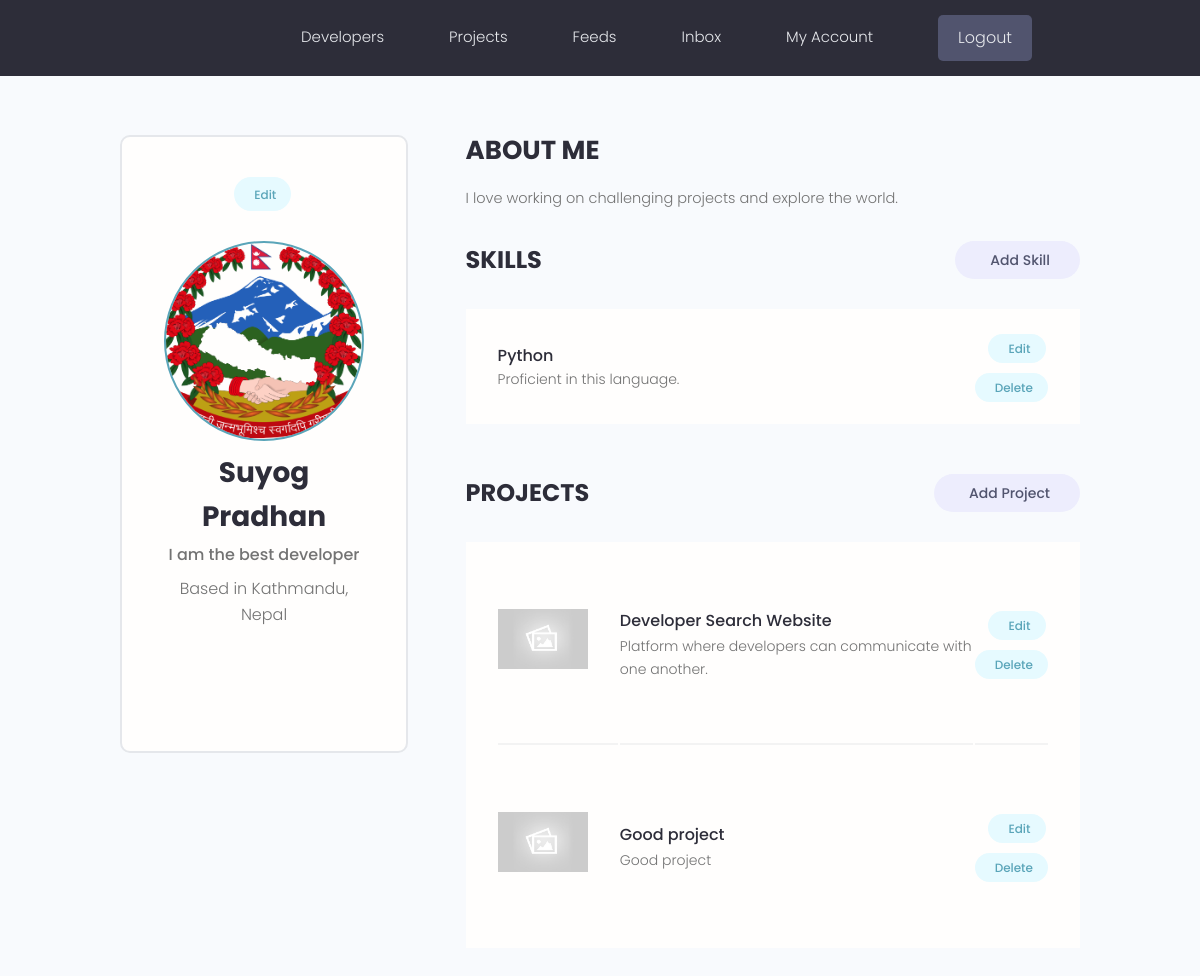
The app's page /account/ (signed in) with its own data.
### users/models.py (models this page shows, shortened)
class Profile(models.Model):
    user = models.OneToOneField(User, on_delete=models.CASCADE, null=True, blank=True)
    name = models.CharField(max_length=200, blank=True, null=True)
    email = models.EmailField(max_length=500, blank=True, null=True)
    username = models.CharField(max_length=200, null=True, blank=True)
    location = models.CharField(max_length=200, null=True, blank=True)
    short_intro = models.CharField(max_length=400, blank=True, null=True)
    bio = models.TextField(blank=True, null=True)
    profile_image = models.ImageField(null=True, blank=True, upload_to='profiles/', default='profiles/user-default.png')
    social_github = models.CharField(max_length=200, blank=True, null=True)
    social_twitter = models.CharField(max_length=200, blank=True, null=True)
    social_linkedin = models.CharField(max_length=200, blank=True, null=True)
    social_website = models.CharField(max_length=200, blank=True, null=True)
    social_youtube = models.CharField(max_length=200, blank=True, null=True)
    created = models.DateTimeField(auto_now_add=True)
    id = models.UUIDField(default=uuid.uuid4, unique=True, editable=False, primary_key=True)

class Skill(models.Model):
    owner = models.ForeignKey(Profile, on_delete=models.CASCADE, null=True, blank=True)
    name = models.CharField(max_length=200, blank=True, null=True)
    description = models.TextField(null=True, blank=True)
    created = models.DateTimeField(auto_now_add=True)
    id = models.UUIDField(default=uuid.uuid4, unique=True, primary_key=True, editable=False)

### projects/models.py (models this page shows, shortened)
class Project(models.Model):
    owner = models.ForeignKey(Profile, null=True, blank=True, on_delete=models.SET_NULL)
    title = models.CharField(max_length=200)
    description = models.TextField(null=True, blank=True)
    featured_image = models.ImageField(null=True, blank=True, default="default.jpg")
    demo_link = models.CharField(max_length=2000, null=True, blank=True)
    source_link = models.CharField(max_length=2000, null=True, blank=True)
    tags = models.ManyToManyField('Tag', blank=True)
    vote_total = models.IntegerField(default=0, null=True, blank=True)
    vote_ratio = models.IntegerField(default=0, null=True, blank=True)
    created = models.DateTimeField(auto_now_add=True)
    id = models.UUIDField(default=uuid.uuid4, unique=True, primary_key=True, editable=False)
    class Meta:
        ordering = ['-vote_ratio', '-vote_total']

### users/views.py (the view)
# urls.py: path('account/', views.userAccount, name='account'),
@login_required(login_url='login')
def userAccount(request):
    profile = request.user.profile
    skills = profile.skill_set.all()
    projects = profile.project_set.all()
    context = {
        'profile' : profile,
        'skills' : skills,
        'projects' : projects
    }
    return render(request, 'users/account.html', context)

### users/templates/users/account.html (shortened to what this page needs)
{% extends 'main.html' %}
{% block content %}
<main class="settingsPage profile my-md">
  <div class="container">
    <div class="layout">
      <div class="column column--1of3">
        <div class="card text-center">
          <div class="card__body dev">
            <a class="tag tag--pill tag--main settings__btn" href="{% url 'edit-account' %}"> Edit</a>
            <img class="avatar avatar--xl dev__avatar" src="{{ profile.profile_image.url }}" />
            <h2 class="dev__name">{{ profile.name }}</h2>
            <p class="dev__title">{{ profile.short_intro }}</p>
            <p class="dev__location">Based in {{ profile.location }}</p>
            <ul class="dev__social">
            </ul>
          </div>
        </div>
      </div>
      <div class="column column--2of3">
        <div class="devInfo">
          <h3 class="devInfo__title">About Me</h3>
          <p class="devInfo__about">
            {{ profile.bio }}
          </p>
        </div>
        <div class="settings">
          <h3 class="settings__title">Skills</h3>
          <a class="tag tag--pill tag--sub settings__btn tag--lg" href="{% url 'create-skill' %}"> Add Skill</a>
        </div>
        <table class="settings__table">
          {% for skill in skills %}
          <tr>
            <td class="settings__tableInfo">
              <h4>{{ skill.name }}</h4>
              <p>
                {{ skill.description }}
              </p>
            </td>
            <td class="settings__tableActions">
              <a class="tag tag--pill tag--main settings__btn" href="{% url 'update-skill' skill.id %}"> Edit</a>
              <a class="tag tag--pill tag--main settings__btn" href="{% url 'delete-skill' skill.id %}?next=/account">
                Delete</a>
            </td>
          </tr>
          {% endfor %}
        </table>
        <div class="settings">
          <h3 class="settings__title">Projects</h3>
          <a class="tag tag--pill tag--sub settings__btn tag--lg" href="{% url 'create-project' %}"> Add Project</a>
        </div>
        <table class="settings__table">
          {% for project in projects %}
          <tr>
            <td class="settings__thumbnail">
              <a href="{% url 'project' project.id %}"><img src="{{ project.featured_image.url }}" alt="Project Thumbnail" /></a>
            </td>
            <td class="settings__tableInfo">
              <a href="{% url 'project' project.id %}">{{ project.title }}</a>
              <p>
                {{ project.description|slice:"150" }}
              </p>
            </td>
            <td class="settings__tableActions">
              <a class="tag tag--pill tag--main settings__btn" href="{% url 'update-project' project.id %}"> Edit</a>
              <a class="tag tag--pill tag--main settings__btn" href="{% url 'delete-project' project.id %}?next=/account">
                Delete</a>
            </td>
          </tr>
          {% endfor %}
        </table>
      </div>
    </div>
  </div>
</main>
{% endblock content %}

### static/styles/app.css (style rules this page uses)
:root { --color-sub: #2d2d39; }
.card { border: 2px solid var(--color-light); }
img { width: 100%; }
.profile .card > .dev { padding: 4rem; }
.dev__avatar { display: block; margin: auto; }
.dev__name { color: var(--color-sub); font-size: 2.8rem; font-weight: 700; margin-top: 1rem; margin-bottom: 0.5rem; }
.dev__title { font-size: 1.6rem; font-weight: 500; line-height: 1.3; }
.dev__location { margin-top: 1rem; }
.dev__social { margin: 3rem 0; list-style: none; display: flex; justify-content: center; gap: 1.5rem; }
.devInfo { margin-bottom: 3rem; }
.devInfo__title, .devInfo__subtitle { font-size: 2.6rem; color: var(--color-sub); text-transform: uppercase; font-weight: 700; margin-bottom: 1.5rem; }
.devInfo__about, .devSkill__info { font-size: 1.45rem; line-height: 1.7; text-align: justify; }
.settingsPage .dev > .settings__btn { display: inline-block; margin-bottom: 3rem; }
.settings { display: flex; justify-content: space-between; align-items: center; }
.settings__title { font-size: 2.4rem; text-transform: uppercase; font-weight: 700; color: var(--color-sub); }
.settings__table { margin-top: 3rem; margin-bottom: 5rem; padding: 0 3rem; background: var(--color-white); }
.settings__table tr { width: 100%; }
.settings__table tr > td { padding: 2rem 0; }
.settings__table tr:not(:last-child) td { border-bottom: 2px solid var(--color-white-light); }
.settings__thumbnail { width: 23%; min-width: 10rem; }
.settings__thumbnail img { padding-right: 3rem; height: 15rem; object-fit: contain; }
.settings__tableInfo { width: 100%; }
.settings__tableInfo h4, .settings__tableInfo a { padding-right: 1rem; width: auto; font-size: 1.6rem; font-weight: 500; color: var(--color-sub); }
.settings__tableInfo p { font-size: 1.4rem; }
.settings__tableActions { text-align: right; }

### static/uikit/styles/modules/_variables.css (style rules this page uses)
:root { --color-main: #5aa5b9; --color-main-light: #e6faff; --color-sub: #3f4156; --color-sub-light: #51546e; --color-sub-lighter: #ededfd; --color-text: #737373; --color-gray: #8b8b8b; --color-light: #e5e7eb; --color-light-gray: #767676; --color-bg: #f8fafd; --color-white: #fffefd; --color-white-light: #f3f3f3; --color-success: #359e64; --color-success-bg: #def8e8; --color-error: #fc4b0b; --color-error-bg: #fff2ee; --font-base: 'Poppins', arial, helvetica, 'Segoe UI', roboto, ubuntu, sans-serif; --font-monospace: 'Fira Code', 'Courier New', courier, monospace; --font-regular: 300; --font-medium: 500; --font-bold: 700; --generic-shadow: 1px 1px 5px #00000010; --generic-transition: all 0.3s ease-in-out; }

### static/uikit/styles/modules/_base.css (style rules this page uses)
* { margin: 0; padding: 0; box-sizing: border-box; text-rendering: optimizeLegibility; color: inherit; font-size: inherit; }
html { font-size: 50%; }
@media only screen and (min-width: 480px) { html { font-size: 56.25%; } }
@media only screen and (min-width: 1200px) { html { font-size: 62.5%; } }
body { line-height: 1.6; font-weight: 400; font-size: 1.5rem; color: var(--color-text); background-color: var(--color-bg); min-height: 100vh; }

### static/uikit/styles/modules/_typography.css (style rules this page uses)
* { font-family: var(--font-base); }
h2 { font-size: 3.6rem; font-weight: var(--font-bold); }
h3 { font-size: 3.2rem; font-weight: var(--font-medium); }
h4 { font-size: 2.8rem; font-weight: var(--font-medium); }
p, span, strong { font-size: 1.6rem; color: var(--color-text); font-weight: var(--font-regular); }
a { padding-bottom: 2px; text-decoration: none; display: inline-block; color: var(--color-main); font-weight: var(--font-medium); }

### static/uikit/styles/modules/_utilities.css (style rules this page uses)
.container { width: 92%; max-width: 165rem; margin: 0 auto; box-sizing: border-box; }
@media screen and (min-width: 1000px) { .container { width: 90%; } }
@media screen and (min-width: 1200px) { .container { width: 80%; } }
.text-center { text-align: center; }
.my-md { margin: 3rem auto; }

### static/uikit/styles/modules/_avatar.css (style rules this page uses)
.avatar { border-radius: 50%; border: 2px solid var(--color-main); object-fit: cover; }
.avatar--xl { height: 20rem; width: 20rem; }

### static/uikit/styles/modules/_card.css (style rules this page uses)
.card { border-radius: 1rem; background-color: var(--color-white); border: 1.5px solid var(--color-light); width: auto; height: auto; margin-top: 0.5rem; margin-bottom: 0.5rem; overflow: hidden; }
.card__body, .card__header { padding: 2rem 2.5rem; }

### static/uikit/styles/modules/_layout.css (style rules this page uses)
.layout { display: flex; flex-flow: row wrap; justify-content: space-between; }
.layout > .column { margin-bottom: 3rem; }
.layout > .column.column--1of3 { flex-basis: 30%; }
.layout > .column.column--2of3 { flex-basis: 64%; }

### records on screen
Profile: profile_image (picture), name "Suyog Pradhan", short_intro "I am the best developer", location "Kathmandu, Nepal", bio "I love working on challenging projects and explore the world."
Skill: name "Python", description "Proficient in this language."
Project: featured_image (placeholder picture), title "Developer Search Website", description "Platform where developers can communicate with one another."
Project: featured_image (placeholder picture), title "Good project", description "Good project"
